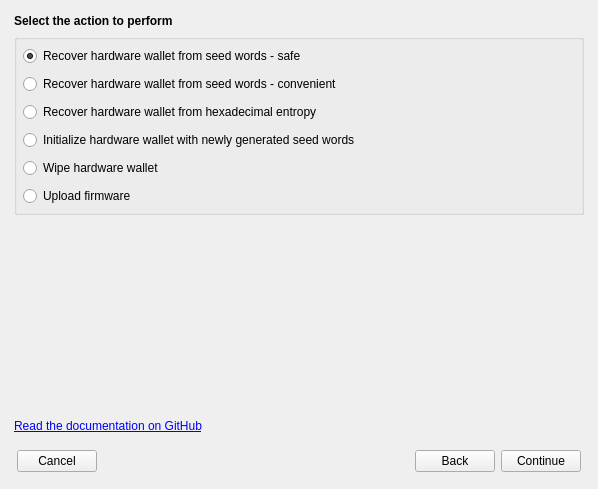
<?xml version="1.0" encoding="UTF-8"?>
<ui version="4.0">
 <class>HwInitializeDlg</class>
 <widget class="QDialog" name="HwInitializeDlg">
  <property name="geometry">
   <rect>
    <x>0</x>
    <y>0</y>
    <width>598</width>
    <height>489</height>
   </rect>
  </property>
  <property name="windowTitle">
   <string>Dialog</string>
  </property>
  <layout class="QVBoxLayout" name="verticalLayout">
   <property name="spacing">
    <number>8</number>
   </property>
   <property name="leftMargin">
    <number>8</number>
   </property>
   <property name="topMargin">
    <number>8</number>
   </property>
   <property name="rightMargin">
    <number>8</number>
   </property>
   <property name="bottomMargin">
    <number>8</number>
   </property>
   <item>
    <widget class="QStackedWidget" name="tabSteps">
     <property name="currentIndex">
      <number>2</number>
     </property>
     <widget class="QWidget" name="pgStepDeviceType">
      <layout class="QVBoxLayout" name="verticalLayout_12">
       <item>
        <widget class="QLabel" name="lblStepDeviceType">
         <property name="text">
          <string>&lt;b&gt;Select device type&lt;/b&gt;
</string>
         </property>
         <property name="openExternalLinks">
          <bool>true</bool>
         </property>
        </widget>
       </item>
       <item>
        <widget class="QGroupBox" name="gbDeviceType">
         <property name="title">
          <string/>
         </property>
         <layout class="QVBoxLayout" name="verticalLayout_14">
          <property name="spacing">
           <number>8</number>
          </property>
          <property name="leftMargin">
           <number>6</number>
          </property>
          <property name="topMargin">
           <number>6</number>
          </property>
          <property name="rightMargin">
           <number>6</number>
          </property>
          <property name="bottomMargin">
           <number>6</number>
          </property>
          <item>
           <widget class="QRadioButton" name="rbDeviceTrezor">
            <property name="text">
             <string>Trezor</string>
            </property>
           </widget>
          </item>
          <item>
           <widget class="QRadioButton" name="rbDeviceKeepkey">
            <property name="text">
             <string>KeepKey</string>
            </property>
           </widget>
          </item>
          <item>
           <widget class="QRadioButton" name="rbDeviceLedger">
            <property name="text">
             <string>Ledger Nano S</string>
            </property>
           </widget>
          </item>
         </layout>
        </widget>
       </item>
       <item>
        <widget class="QLabel" name="lblStepDeviceTypeMessage">
         <property name="text">
          <string/>
         </property>
         <property name="wordWrap">
          <bool>true</bool>
         </property>
         <property name="openExternalLinks">
          <bool>false</bool>
         </property>
        </widget>
       </item>
       <item>
        <spacer name="verticalSpacer_4">
         <property name="orientation">
          <enum>Qt::Vertical</enum>
         </property>
         <property name="sizeHint" stdset="0">
          <size>
           <width>20</width>
           <height>40</height>
          </size>
         </property>
        </spacer>
       </item>
      </layout>
     </widget>
     <widget class="QWidget" name="pgStepDeviceInstance">
      <layout class="QVBoxLayout" name="verticalLayout_15">
       <item>
        <widget class="QLabel" name="lblStepDeviceInstanceMessage">
         <property name="text">
          <string>&lt;b&gt;Select which device you want to use&lt;/b&gt;</string>
         </property>
         <property name="wordWrap">
          <bool>true</bool>
         </property>
        </widget>
       </item>
       <item>
        <widget class="QComboBox" name="cboDeviceInstance">
         <property name="maximumSize">
          <size>
           <width>400</width>
           <height>16777215</height>
          </size>
         </property>
        </widget>
       </item>
       <item>
        <spacer name="verticalSpacer_5">
         <property name="orientation">
          <enum>Qt::Vertical</enum>
         </property>
         <property name="sizeHint" stdset="0">
          <size>
           <width>20</width>
           <height>40</height>
          </size>
         </property>
        </spacer>
       </item>
      </layout>
     </widget>
     <widget class="QWidget" name="pgStepActionType">
      <layout class="QVBoxLayout" name="verticalLayout_5">
       <property name="leftMargin">
        <number>6</number>
       </property>
       <property name="topMargin">
        <number>6</number>
       </property>
       <property name="rightMargin">
        <number>6</number>
       </property>
       <property name="bottomMargin">
        <number>6</number>
       </property>
       <item>
        <widget class="QLabel" name="lblStepActionTitle">
         <property name="text">
          <string>&lt;b&gt;Select the action to perform&lt;/b&gt;</string>
         </property>
         <property name="wordWrap">
          <bool>true</bool>
         </property>
         <property name="openExternalLinks">
          <bool>true</bool>
         </property>
        </widget>
       </item>
       <item>
        <widget class="QGroupBox" name="gbSeedSource">
         <property name="title">
          <string/>
         </property>
         <property name="flat">
          <bool>false</bool>
         </property>
         <layout class="QVBoxLayout" name="verticalLayout_3">
          <property name="spacing">
           <number>8</number>
          </property>
          <property name="leftMargin">
           <number>6</number>
          </property>
          <property name="topMargin">
           <number>6</number>
          </property>
          <property name="rightMargin">
           <number>6</number>
          </property>
          <property name="bottomMargin">
           <number>6</number>
          </property>
          <item>
           <widget class="QRadioButton" name="rbActRecoverWordsSafe">
            <property name="text">
             <string>Recover hardware wallet from seed words - safe</string>
            </property>
            <property name="checked">
             <bool>true</bool>
            </property>
           </widget>
          </item>
          <item>
           <widget class="QRadioButton" name="rbActRecoverMnemonicWords">
            <property name="text">
             <string>Recover hardware wallet from seed words - convenient</string>
            </property>
            <property name="checked">
             <bool>false</bool>
            </property>
           </widget>
          </item>
          <item>
           <widget class="QRadioButton" name="rbActRecoverHexEntropy">
            <property name="text">
             <string>Recover hardware wallet from hexadecimal entropy</string>
            </property>
           </widget>
          </item>
          <item>
           <widget class="QRadioButton" name="rbActInitializeNewSeed">
            <property name="text">
             <string>Initialize hardware wallet with newly generated seed words</string>
            </property>
           </widget>
          </item>
          <item>
           <widget class="QRadioButton" name="rbActWipeDevice">
            <property name="text">
             <string>Wipe hardware wallet</string>
            </property>
           </widget>
          </item>
          <item>
           <widget class="QRadioButton" name="rbActUploadFirmware">
            <property name="text">
             <string>Upload firmware</string>
            </property>
           </widget>
          </item>
         </layout>
        </widget>
       </item>
       <item>
        <widget class="QLabel" name="lblActionTypeMessage">
         <property name="text">
          <string/>
         </property>
         <property name="wordWrap">
          <bool>true</bool>
         </property>
        </widget>
       </item>
       <item>
        <spacer name="verticalSpacer_2">
         <property name="orientation">
          <enum>Qt::Vertical</enum>
         </property>
         <property name="sizeHint" stdset="0">
          <size>
           <width>20</width>
           <height>40</height>
          </size>
         </property>
        </spacer>
       </item>
      </layout>
     </widget>
     <widget class="QWidget" name="pgStepWordCount">
      <layout class="QVBoxLayout" name="verticalLayout_6">
       <property name="leftMargin">
        <number>6</number>
       </property>
       <property name="topMargin">
        <number>6</number>
       </property>
       <property name="rightMargin">
        <number>6</number>
       </property>
       <property name="bottomMargin">
        <number>6</number>
       </property>
       <item>
        <widget class="QLabel" name="lblStep1MnemonicWords">
         <property name="text">
          <string>&lt;b&gt;Number of words in your recovery seed&lt;/b&gt;</string>
         </property>
         <property name="wordWrap">
          <bool>true</bool>
         </property>
        </widget>
       </item>
       <item>
        <widget class="QGroupBox" name="gbNumberOfMnemonicWords">
         <property name="title">
          <string/>
         </property>
         <layout class="QVBoxLayout" name="verticalLayout_7">
          <property name="spacing">
           <number>8</number>
          </property>
          <property name="leftMargin">
           <number>6</number>
          </property>
          <property name="topMargin">
           <number>6</number>
          </property>
          <property name="rightMargin">
           <number>6</number>
          </property>
          <property name="bottomMargin">
           <number>6</number>
          </property>
          <item>
           <widget class="QRadioButton" name="rbWordsCount24">
            <property name="text">
             <string>24</string>
            </property>
            <property name="checked">
             <bool>true</bool>
            </property>
           </widget>
          </item>
          <item>
           <widget class="QRadioButton" name="rbWordsCount18">
            <property name="text">
             <string>18</string>
            </property>
           </widget>
          </item>
          <item>
           <widget class="QRadioButton" name="rbWordsCount12">
            <property name="text">
             <string>12</string>
            </property>
           </widget>
          </item>
         </layout>
        </widget>
       </item>
       <item>
        <spacer name="verticalSpacer_3">
         <property name="orientation">
          <enum>Qt::Vertical</enum>
         </property>
         <property name="sizeHint" stdset="0">
          <size>
           <width>20</width>
           <height>40</height>
          </size>
         </property>
        </spacer>
       </item>
      </layout>
     </widget>
     <widget class="QWidget" name="pgSetpEntropy">
      <layout class="QVBoxLayout" name="verticalLayout_4">
       <item>
        <widget class="QLabel" name="lblStep1HexEntropy">
         <property name="text">
          <string>&lt;b&gt;Enter your recovery seed hexadecimal entropy&lt;/b&gt;</string>
         </property>
        </widget>
       </item>
       <item>
        <widget class="QLineEdit" name="edtHexEntropy">
         <property name="placeholderText">
          <string>32/24/16-byte hexadecimal string</string>
         </property>
        </widget>
       </item>
       <item>
        <spacer name="verticalSpacer_6">
         <property name="orientation">
          <enum>Qt::Vertical</enum>
         </property>
         <property name="sizeHint" stdset="0">
          <size>
           <width>20</width>
           <height>40</height>
          </size>
         </property>
        </spacer>
       </item>
      </layout>
     </widget>
     <widget class="QWidget" name="pgStepWordList">
      <layout class="QVBoxLayout" name="verticalLayout_8">
       <property name="leftMargin">
        <number>6</number>
       </property>
       <property name="topMargin">
        <number>6</number>
       </property>
       <property name="rightMargin">
        <number>6</number>
       </property>
       <property name="bottomMargin">
        <number>6</number>
       </property>
       <item>
        <widget class="QLabel" name="lblStepWordListTitle">
         <property name="text">
          <string>&lt;b&gt;Enter the words of your recovery seed&lt;/b&gt;</string>
         </property>
         <property name="wordWrap">
          <bool>true</bool>
         </property>
         <property name="openExternalLinks">
          <bool>true</bool>
         </property>
        </widget>
       </item>
       <item>
        <widget class="QTableView" name="viewMnemonic">
         <property name="contextMenuPolicy">
          <enum>Qt::CustomContextMenu</enum>
         </property>
         <property name="selectionMode">
          <enum>QAbstractItemView::SingleSelection</enum>
         </property>
         <attribute name="horizontalHeaderVisible">
          <bool>false</bool>
         </attribute>
         <attribute name="horizontalHeaderStretchLastSection">
          <bool>true</bool>
         </attribute>
         <attribute name="verticalHeaderVisible">
          <bool>false</bool>
         </attribute>
        </widget>
       </item>
       <item>
        <widget class="QLabel" name="lblStepWordListMessage2">
         <property name="text">
          <string>You can copy and paste the complete set of seed words into this dialog directly (separated by spaces, commas or line breaks).</string>
         </property>
         <property name="wordWrap">
          <bool>true</bool>
         </property>
        </widget>
       </item>
      </layout>
     </widget>
     <widget class="QWidget" name="pgStepInitOptions">
      <layout class="QVBoxLayout" name="verticalLayout_2">
       <property name="spacing">
        <number>6</number>
       </property>
       <property name="leftMargin">
        <number>6</number>
       </property>
       <property name="topMargin">
        <number>6</number>
       </property>
       <property name="rightMargin">
        <number>6</number>
       </property>
       <property name="bottomMargin">
        <number>6</number>
       </property>
       <item>
        <widget class="QLabel" name="lblHwOptionsTitle">
         <property name="text">
          <string>&lt;b&gt;Set your hardware wallet initialization options&lt;/b&gt;</string>
         </property>
         <property name="wordWrap">
          <bool>true</bool>
         </property>
        </widget>
       </item>
       <item>
        <layout class="QGridLayout" name="gridLayout">
         <item row="0" column="0">
          <widget class="QLabel" name="lblHwOptionsDeviceLabel">
           <property name="text">
            <string>Device label:</string>
           </property>
          </widget>
         </item>
         <item row="0" column="1">
          <widget class="QLineEdit" name="edtHwOptionsDeviceLabel">
           <property name="placeholderText">
            <string/>
           </property>
          </widget>
         </item>
         <item row="2" column="0">
          <layout class="QHBoxLayout" name="horizontalLayout_7">
           <item>
            <widget class="QCheckBox" name="chbHwOptionsUsePassphrase">
             <property name="sizePolicy">
              <sizepolicy hsizetype="Maximum" vsizetype="Fixed">
               <horstretch>0</horstretch>
               <verstretch>0</verstretch>
              </sizepolicy>
             </property>
             <property name="whatsThis">
              <string>&lt;html&gt;&lt;head/&gt;&lt;body&gt;&lt;p&gt;Check the link attached &amp;lt;a href=&amp;quot;dash.org&amp;quot;&amp;gt;dash.org&amp;lt;/a&amp;gt;&lt;/p&gt;&lt;/body&gt;&lt;/html&gt;</string>
             </property>
             <property name="text">
              <string>Use passphrase</string>
             </property>
            </widget>
           </item>
           <item>
            <widget class="QLabel" name="lblHwOptionsPassphraseReadmeLink">
             <property name="text">
              <string>(&lt;a href=&quot;https://doc.satoshilabs.com/trezor-user/advanced_settings.html#using-passphrase-encrypted-seeds&quot;&gt;read this&lt;/a&gt;)</string>
             </property>
             <property name="textFormat">
              <enum>Qt::AutoText</enum>
             </property>
             <property name="openExternalLinks">
              <bool>true</bool>
             </property>
            </widget>
           </item>
          </layout>
         </item>
         <item row="2" column="1">
          <widget class="QWidget" name="wdgHwOptionsLedger" native="true">
           <property name="minimumSize">
            <size>
             <width>0</width>
             <height>0</height>
            </size>
           </property>
           <layout class="QHBoxLayout" name="horizontalLayout_5" stretch="1,0,0,0">
            <property name="spacing">
             <number>3</number>
            </property>
            <property name="leftMargin">
             <number>0</number>
            </property>
            <property name="topMargin">
             <number>0</number>
            </property>
            <property name="rightMargin">
             <number>0</number>
            </property>
            <property name="bottomMargin">
             <number>0</number>
            </property>
            <item>
             <widget class="QLineEdit" name="edtHwOptionsLedgerPassphrase">
              <property name="toolTip">
               <string>&lt;html&gt;&lt;head/&gt;&lt;body&gt;&lt;p&gt;This passphrase (if used) will be saved in your Ledger Nano S device and will be secured with the secondary PIN .&lt;/p&gt;&lt;/body&gt;&lt;/html&gt;</string>
              </property>
              <property name="echoMode">
               <enum>QLineEdit::Password</enum>
              </property>
              <property name="placeholderText">
               <string>Passphrase</string>
              </property>
             </widget>
            </item>
            <item>
             <widget class="QToolButton" name="btnShowPassphrase">
              <property name="minimumSize">
               <size>
                <width>21</width>
                <height>21</height>
               </size>
              </property>
              <property name="maximumSize">
               <size>
                <width>21</width>
                <height>21</height>
               </size>
              </property>
              <property name="toolTip">
               <string>Show passphrase</string>
              </property>
              <property name="text">
               <string/>
              </property>
             </widget>
            </item>
            <item>
             <widget class="QLineEdit" name="edtHwOptionsLedgerSecondaryPIN">
              <property name="toolTip">
               <string>&lt;html&gt;&lt;head/&gt;&lt;body&gt;&lt;p&gt;This PIN will be used to activate passphrase saved in your Ledger Nano S.&lt;/p&gt;&lt;/body&gt;&lt;/html&gt;</string>
              </property>
              <property name="echoMode">
               <enum>QLineEdit::Password</enum>
              </property>
              <property name="placeholderText">
               <string>Secondary PIN</string>
              </property>
             </widget>
            </item>
            <item>
             <widget class="QToolButton" name="btnShowSecondaryPIN">
              <property name="sizePolicy">
               <sizepolicy hsizetype="Fixed" vsizetype="Fixed">
                <horstretch>0</horstretch>
                <verstretch>0</verstretch>
               </sizepolicy>
              </property>
              <property name="minimumSize">
               <size>
                <width>21</width>
                <height>21</height>
               </size>
              </property>
              <property name="maximumSize">
               <size>
                <width>21</width>
                <height>21</height>
               </size>
              </property>
              <property name="toolTip">
               <string>Show secondary PIN</string>
              </property>
              <property name="text">
               <string/>
              </property>
             </widget>
            </item>
           </layout>
          </widget>
         </item>
         <item row="1" column="1">
          <layout class="QHBoxLayout" name="horizontalLayout_2">
           <property name="spacing">
            <number>3</number>
           </property>
           <item>
            <widget class="QLineEdit" name="edtHwOptionsPIN">
             <property name="sizePolicy">
              <sizepolicy hsizetype="Maximum" vsizetype="Fixed">
               <horstretch>0</horstretch>
               <verstretch>0</verstretch>
              </sizepolicy>
             </property>
             <property name="layoutDirection">
              <enum>Qt::LeftToRight</enum>
             </property>
             <property name="echoMode">
              <enum>QLineEdit::Password</enum>
             </property>
             <property name="placeholderText">
              <string>PIN</string>
             </property>
            </widget>
           </item>
           <item>
            <widget class="QToolButton" name="btnShowPIN">
             <property name="sizePolicy">
              <sizepolicy hsizetype="Fixed" vsizetype="Fixed">
               <horstretch>0</horstretch>
               <verstretch>0</verstretch>
              </sizepolicy>
             </property>
             <property name="minimumSize">
              <size>
               <width>21</width>
               <height>21</height>
              </size>
             </property>
             <property name="maximumSize">
              <size>
               <width>21</width>
               <height>21</height>
              </size>
             </property>
             <property name="toolTip">
              <string>Show PIN</string>
             </property>
             <property name="text">
              <string/>
             </property>
            </widget>
           </item>
           <item>
            <spacer name="horizontalSpacer_4">
             <property name="orientation">
              <enum>Qt::Horizontal</enum>
             </property>
             <property name="sizeHint" stdset="0">
              <size>
               <width>40</width>
               <height>20</height>
              </size>
             </property>
            </spacer>
           </item>
          </layout>
         </item>
         <item row="1" column="0">
          <layout class="QHBoxLayout" name="horizontalLayout_3">
           <item>
            <widget class="QCheckBox" name="chbHwOptionsUsePIN">
             <property name="text">
              <string>Use PIN</string>
             </property>
             <property name="checked">
              <bool>true</bool>
             </property>
            </widget>
           </item>
          </layout>
         </item>
        </layout>
       </item>
       <item>
        <widget class="QPushButton" name="btnHwOptionsDetails">
         <property name="sizePolicy">
          <sizepolicy hsizetype="Maximum" vsizetype="Fixed">
           <horstretch>0</horstretch>
           <verstretch>0</verstretch>
          </sizepolicy>
         </property>
         <property name="text">
          <string>Show preview</string>
         </property>
         <property name="autoDefault">
          <bool>false</bool>
         </property>
        </widget>
       </item>
       <item>
        <widget class="QFrame" name="fraDetails">
         <property name="styleSheet">
          <string notr="true"/>
         </property>
         <property name="frameShape">
          <enum>QFrame::StyledPanel</enum>
         </property>
         <property name="frameShadow">
          <enum>QFrame::Plain</enum>
         </property>
         <property name="lineWidth">
          <number>1</number>
         </property>
         <layout class="QVBoxLayout" name="verticalLayout_11">
          <property name="leftMargin">
           <number>6</number>
          </property>
          <property name="topMargin">
           <number>6</number>
          </property>
          <property name="rightMargin">
           <number>6</number>
          </property>
          <property name="bottomMargin">
           <number>6</number>
          </property>
          <item>
           <widget class="QWidget" name="wdgHwOptionsDetails" native="true">
            <layout class="QVBoxLayout" name="verticalLayout_9">
             <property name="spacing">
              <number>3</number>
             </property>
             <property name="leftMargin">
              <number>0</number>
             </property>
             <property name="topMargin">
              <number>0</number>
             </property>
             <property name="rightMargin">
              <number>0</number>
             </property>
             <property name="bottomMargin">
              <number>0</number>
             </property>
             <item>
              <layout class="QGridLayout" name="gridLayout_2" rowstretch="0,0">
               <item row="0" column="1">
                <widget class="QLineEdit" name="edtHwOptionsPassphrase">
                 <property name="maximumSize">
                  <size>
                   <width>16777215</width>
                   <height>16777215</height>
                  </size>
                 </property>
                 <property name="echoMode">
                  <enum>QLineEdit::Password</enum>
                 </property>
                </widget>
               </item>
               <item row="1" column="0">
                <widget class="QLabel" name="label_3">
                 <property name="sizePolicy">
                  <sizepolicy hsizetype="Preferred" vsizetype="Preferred">
                   <horstretch>0</horstretch>
                   <verstretch>0</verstretch>
                  </sizepolicy>
                 </property>
                 <property name="minimumSize">
                  <size>
                   <width>110</width>
                   <height>0</height>
                  </size>
                 </property>
                 <property name="text">
                  <string>BIP32 start path:</string>
                 </property>
                </widget>
               </item>
               <item row="0" column="0">
                <widget class="QLabel" name="label">
                 <property name="text">
                  <string>Passphrase:</string>
                 </property>
                </widget>
               </item>
               <item row="1" column="2">
                <widget class="QPushButton" name="btnRefreshAddressesPreview">
                 <property name="sizePolicy">
                  <sizepolicy hsizetype="Maximum" vsizetype="Fixed">
                   <horstretch>0</horstretch>
                   <verstretch>0</verstretch>
                  </sizepolicy>
                 </property>
                 <property name="text">
                  <string>Apply and reload addresses</string>
                 </property>
                 <property name="autoDefault">
                  <bool>false</bool>
                 </property>
                </widget>
               </item>
               <item row="1" column="1">
                <widget class="QLineEdit" name="edtHwOptionsBip32Path">
                 <property name="maximumSize">
                  <size>
                   <width>16777215</width>
                   <height>16777215</height>
                  </size>
                 </property>
                 <property name="text">
                  <string>44'/2000'/0'/0/0</string>
                 </property>
                 <property name="echoMode">
                  <enum>QLineEdit::Normal</enum>
                 </property>
                </widget>
               </item>
              </layout>
             </item>
             <item>
              <widget class="QLabel" name="label_5">
               <property name="text">
                <string>GINcoin addresses which will be available in the device after finishing the process:</string>
               </property>
               <property name="wordWrap">
                <bool>true</bool>
               </property>
              </widget>
             </item>
             <item>
              <widget class="QTableView" name="viewAddresses">
               <attribute name="horizontalHeaderVisible">
                <bool>false</bool>
               </attribute>
               <attribute name="horizontalHeaderStretchLastSection">
                <bool>true</bool>
               </attribute>
               <attribute name="verticalHeaderVisible">
                <bool>false</bool>
               </attribute>
               <attribute name="verticalHeaderStretchLastSection">
                <bool>false</bool>
               </attribute>
              </widget>
             </item>
             <item>
              <widget class="QLabel" name="lblHwOptionsMessage1">
               <property name="styleSheet">
                <string notr="true">font-size:11px</string>
               </property>
               <property name="text">
                <string>Entropy:</string>
               </property>
               <property name="wordWrap">
                <bool>true</bool>
               </property>
               <property name="openExternalLinks">
                <bool>true</bool>
               </property>
               <property name="textInteractionFlags">
                <set>Qt::LinksAccessibleByMouse|Qt::TextSelectableByKeyboard|Qt::TextSelectableByMouse</set>
               </property>
              </widget>
             </item>
            </layout>
           </widget>
          </item>
         </layout>
        </widget>
       </item>
       <item>
        <spacer name="verticalSpacer">
         <property name="orientation">
          <enum>Qt::Vertical</enum>
         </property>
         <property name="sizeHint" stdset="0">
          <size>
           <width>20</width>
           <height>40</height>
          </size>
         </property>
        </spacer>
       </item>
      </layout>
     </widget>
     <widget class="QWidget" name="pgStepSummary">
      <layout class="QVBoxLayout" name="verticalLayout_10">
       <item>
        <widget class="QLabel" name="lblStepSummaryTitle">
         <property name="styleSheet">
          <string notr="true"/>
         </property>
         <property name="text">
          <string>&lt;h2&gt;Operation successfully finished&lt;/h2&gt;</string>
         </property>
         <property name="alignment">
          <set>Qt::AlignCenter</set>
         </property>
         <property name="wordWrap">
          <bool>true</bool>
         </property>
        </widget>
       </item>
      </layout>
     </widget>
     <widget class="QWidget" name="pgStepHwFirmwareList">
      <layout class="QVBoxLayout" name="verticalLayout_16">
       <property name="spacing">
        <number>6</number>
       </property>
       <property name="leftMargin">
        <number>6</number>
       </property>
       <property name="topMargin">
        <number>6</number>
       </property>
       <property name="rightMargin">
        <number>6</number>
       </property>
       <property name="bottomMargin">
        <number>6</number>
       </property>
       <item>
        <widget class="QLabel" name="lblFirmwareSource">
         <property name="text">
          <string>&lt;b&gt;Choose the source of firmware&lt;/b&gt;</string>
         </property>
        </widget>
       </item>
       <item>
        <widget class="QGroupBox" name="gbTrezorModel">
         <property name="title">
          <string>Trezor model</string>
         </property>
         <layout class="QHBoxLayout" name="horizontalLayout_6">
          <property name="sizeConstraint">
           <enum>QLayout::SetDefaultConstraint</enum>
          </property>
          <item>
           <widget class="QRadioButton" name="rbTrezorModelOne">
            <property name="text">
             <string>Trezor One</string>
            </property>
            <property name="checked">
             <bool>true</bool>
            </property>
           </widget>
          </item>
          <item>
           <widget class="QRadioButton" name="rbTrezorModelT">
            <property name="text">
             <string>Trezor T</string>
            </property>
           </widget>
          </item>
          <item>
           <spacer name="horizontalSpacer_2">
            <property name="orientation">
             <enum>Qt::Horizontal</enum>
            </property>
            <property name="sizeHint" stdset="0">
             <size>
              <width>40</width>
              <height>20</height>
             </size>
            </property>
           </spacer>
          </item>
         </layout>
        </widget>
       </item>
       <item>
        <layout class="QHBoxLayout" name="horizontalLayout_10">
         <item>
          <widget class="QGroupBox" name="gbFirmwareSourceType">
           <property name="sizePolicy">
            <sizepolicy hsizetype="Maximum" vsizetype="Maximum">
             <horstretch>0</horstretch>
             <verstretch>0</verstretch>
            </sizepolicy>
           </property>
           <property name="title">
            <string>Firmware source</string>
           </property>
           <layout class="QHBoxLayout" name="horizontalLayout_9">
            <item>
             <widget class="QRadioButton" name="rbFirmwareSourceLocalFile">
              <property name="sizePolicy">
               <sizepolicy hsizetype="Maximum" vsizetype="Fixed">
                <horstretch>0</horstretch>
                <verstretch>0</verstretch>
               </sizepolicy>
              </property>
              <property name="text">
               <string>Local file</string>
              </property>
              <property name="checked">
               <bool>true</bool>
              </property>
             </widget>
            </item>
            <item>
             <widget class="QRadioButton" name="rbFirmwareSourceInternet">
              <property name="sizePolicy">
               <sizepolicy hsizetype="Maximum" vsizetype="Fixed">
                <horstretch>0</horstretch>
                <verstretch>0</verstretch>
               </sizepolicy>
              </property>
              <property name="text">
               <string>Internet</string>
              </property>
             </widget>
            </item>
           </layout>
          </widget>
         </item>
         <item>
          <widget class="QCheckBox" name="chbWipeDevice">
           <property name="toolTip">
            <string>Check if you would like to wipe your device data (seed, pin) during the process.
This is highly recommended if you are uploading an unofficial firmware.
For an official firmware, you can uncheck this option.</string>
           </property>
           <property name="text">
            <string>Clear device data</string>
           </property>
           <property name="checked">
            <bool>true</bool>
           </property>
          </widget>
         </item>
        </layout>
       </item>
       <item>
        <widget class="QWidget" name="wdgFirmwareFile" native="true">
         <property name="sizePolicy">
          <sizepolicy hsizetype="Preferred" vsizetype="Maximum">
           <horstretch>0</horstretch>
           <verstretch>0</verstretch>
          </sizepolicy>
         </property>
         <layout class="QVBoxLayout" name="verticalLayout_17">
          <property name="spacing">
           <number>0</number>
          </property>
          <property name="leftMargin">
           <number>4</number>
          </property>
          <property name="topMargin">
           <number>0</number>
          </property>
          <property name="rightMargin">
           <number>4</number>
          </property>
          <property name="bottomMargin">
           <number>0</number>
          </property>
          <item>
           <layout class="QHBoxLayout" name="horizontalLayout_8">
            <property name="spacing">
             <number>6</number>
            </property>
            <item>
             <widget class="QLabel" name="label_4">
              <property name="text">
               <string>File:</string>
              </property>
             </widget>
            </item>
            <item>
             <widget class="QLineEdit" name="edtFirmareFilePath"/>
            </item>
            <item>
             <widget class="QToolButton" name="btnChooseFirmwareFile">
              <property name="text">
               <string>...</string>
              </property>
             </widget>
            </item>
           </layout>
          </item>
         </layout>
        </widget>
       </item>
       <item>
        <widget class="QTableWidget" name="tabFirmwareWebSources">
         <property name="sizePolicy">
          <sizepolicy hsizetype="Expanding" vsizetype="Expanding">
           <horstretch>0</horstretch>
           <verstretch>0</verstretch>
          </sizepolicy>
         </property>
         <property name="selectionBehavior">
          <enum>QAbstractItemView::SelectRows</enum>
         </property>
         <attribute name="horizontalHeaderVisible">
          <bool>false</bool>
         </attribute>
         <attribute name="verticalHeaderVisible">
          <bool>false</bool>
         </attribute>
         <column>
          <property name="text">
           <string>Version</string>
          </property>
         </column>
         <column>
          <property name="text">
           <string>Model</string>
          </property>
         </column>
         <column>
          <property name="text">
           <string>Official</string>
          </property>
         </column>
         <column>
          <property name="text">
           <string>Testnet</string>
          </property>
         </column>
         <column>
          <property name="text">
           <string>URL</string>
          </property>
         </column>
         <column>
          <property name="text">
           <string>Fingerprint</string>
          </property>
         </column>
        </widget>
       </item>
       <item>
        <widget class="QTextEdit" name="edtFirmwareNotes">
         <property name="sizePolicy">
          <sizepolicy hsizetype="Expanding" vsizetype="Fixed">
           <horstretch>0</horstretch>
           <verstretch>0</verstretch>
          </sizepolicy>
         </property>
         <property name="maximumSize">
          <size>
           <width>16777215</width>
           <height>70</height>
          </size>
         </property>
         <property name="readOnly">
          <bool>true</bool>
         </property>
        </widget>
       </item>
       <item>
        <spacer name="verticalSpacer_7">
         <property name="orientation">
          <enum>Qt::Vertical</enum>
         </property>
         <property name="sizeType">
          <enum>QSizePolicy::MinimumExpanding</enum>
         </property>
         <property name="sizeHint" stdset="0">
          <size>
           <width>20</width>
           <height>0</height>
          </size>
         </property>
        </spacer>
       </item>
      </layout>
     </widget>
     <widget class="QWidget" name="pgStepHwFirmwareUpload">
      <layout class="QVBoxLayout" name="verticalLayout_18">
       <property name="spacing">
        <number>6</number>
       </property>
       <property name="leftMargin">
        <number>6</number>
       </property>
       <property name="topMargin">
        <number>6</number>
       </property>
       <property name="rightMargin">
        <number>6</number>
       </property>
       <property name="bottomMargin">
        <number>6</number>
       </property>
       <item>
        <widget class="QLabel" name="lblUploadFirmwareMessage">
         <property name="text">
          <string/>
         </property>
         <property name="wordWrap">
          <bool>true</bool>
         </property>
        </widget>
       </item>
       <item>
        <spacer name="verticalSpacer_8">
         <property name="orientation">
          <enum>Qt::Vertical</enum>
         </property>
         <property name="sizeHint" stdset="0">
          <size>
           <width>20</width>
           <height>40</height>
          </size>
         </property>
        </spacer>
       </item>
      </layout>
     </widget>
    </widget>
   </item>
   <item>
    <layout class="QHBoxLayout" name="horizontalLayout_4">
     <property name="leftMargin">
      <number>6</number>
     </property>
     <item>
      <widget class="QLabel" name="label_2">
       <property name="text">
        <string>&lt;a href=&quot;https://github.com/Bertrand256/dash-masternode-tool/blob/master/doc/hw-initialization-recovery.md&quot;&gt;Read the documentation on GitHub&lt;/a&gt;</string>
       </property>
       <property name="openExternalLinks">
        <bool>true</bool>
       </property>
      </widget>
     </item>
    </layout>
   </item>
   <item>
    <widget class="QWidget" name="widget" native="true">
     <layout class="QHBoxLayout" name="horizontalLayout">
      <item>
       <widget class="QPushButton" name="btnCancel">
        <property name="text">
         <string>Cancel</string>
        </property>
        <property name="autoDefault">
         <bool>false</bool>
        </property>
       </widget>
      </item>
      <item>
       <spacer name="horizontalSpacer">
        <property name="orientation">
         <enum>Qt::Horizontal</enum>
        </property>
        <property name="sizeHint" stdset="0">
         <size>
          <width>40</width>
          <height>20</height>
         </size>
        </property>
       </spacer>
      </item>
      <item>
       <widget class="QPushButton" name="btnBack">
        <property name="text">
         <string>Back</string>
        </property>
        <property name="autoDefault">
         <bool>false</bool>
        </property>
       </widget>
      </item>
      <item>
       <widget class="QPushButton" name="btnNext">
        <property name="text">
         <string>Continue</string>
        </property>
        <property name="autoDefault">
         <bool>false</bool>
        </property>
       </widget>
      </item>
     </layout>
    </widget>
   </item>
  </layout>
 </widget>
 <resources/>
 <connections/>
</ui>
